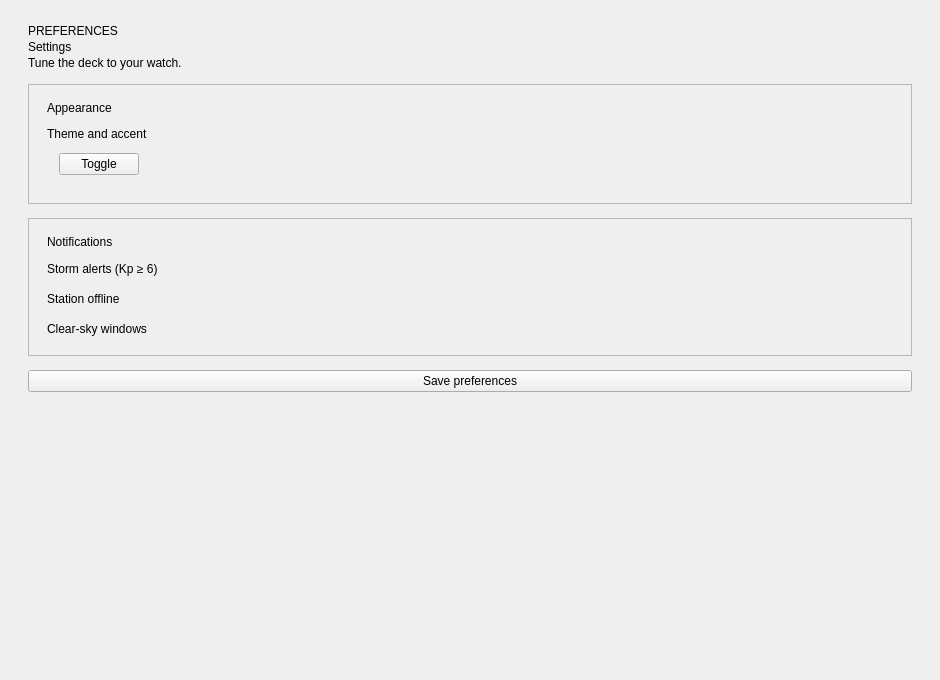
<?xml version='1.0' encoding='utf-8'?>
<ui version="4.0">
 <class>SettingsComponent</class>
 <widget class="QCustomComponent" name="SettingsComponent">
  <property name="geometry"><rect><x>0</x><y>0</y><width>940</width><height>680</height></rect></property>
  <layout class="QVBoxLayout" name="SettingsOuter">
 <property name="spacing"><number>0</number></property>
 <property name="leftMargin"><number>0</number></property>
 <property name="topMargin"><number>0</number></property>
 <property name="rightMargin"><number>0</number></property>
 <property name="bottomMargin"><number>0</number></property>
 <item>
  <widget class="QScrollArea" name="SettingsScroll">
   <property name="widgetResizable"><bool>true</bool></property>
   <property name="frameShape"><enum>QFrame::NoFrame</enum></property>
   <property name="horizontalScrollBarPolicy"><enum>Qt::ScrollBarAlwaysOff</enum></property>
   <widget class="QWidget" name="SettingsScrollContents">
    <property name="geometry"><rect><x>0</x><y>0</y><width>1200</width><height>760</height></rect></property>
    <layout class="QHBoxLayout" name="SettingsCenterRow">
     <property name="spacing"><number>0</number></property>
     <property name="leftMargin"><number>28</number></property>
     <property name="topMargin"><number>24</number></property>
     <property name="rightMargin"><number>28</number></property>
     <property name="bottomMargin"><number>24</number></property>
     <item>
      <spacer name="SettingsLeftSp"><property name="orientation"><enum>Qt::Horizontal</enum></property><property name="sizeHint" stdset="0"><size><width>0</width><height>0</height></size></property></spacer>
     </item>
     <item>
      <widget class="QWidget" name="SettingsColumn" native="true">
       <property name="sizePolicy"><sizepolicy hsizetype="Expanding" vsizetype="Preferred"><horstretch>20</horstretch><verstretch>0</verstretch></sizepolicy></property>
       <property name="maximumSize"><size><width>900</width><height>16777215</height></size></property>
       <layout class="QVBoxLayout" name="SettingsColLayout">
        <property name="spacing"><number>14</number></property>
        <property name="leftMargin"><number>0</number></property>
        <property name="topMargin"><number>0</number></property>
        <property name="rightMargin"><number>0</number></property>
        <property name="bottomMargin"><number>0</number></property>
       <item>
    <layout class="QVBoxLayout" name="settingsHeader">
     <property name="spacing"><number>2</number></property>
     <item><widget class="QLabel" name="settingsKicker"><property name="role" stdset="0"><string>kicker</string></property><property name="text"><string>PREFERENCES</string></property></widget></item>
     <item><widget class="QLabel" name="settingsTitle"><property name="role" stdset="0"><string>h1</string></property><property name="text"><string>Settings</string></property></widget></item>
     <item><widget class="QLabel" name="settingsSub"><property name="role" stdset="0"><string>muted</string></property><property name="text"><string>Tune the deck to your watch.</string></property></widget></item>
    </layout>
   </item>
   <item>
    <widget class="QFrame" name="appearanceCard">
     <property name="frameShape"><enum>QFrame::StyledPanel</enum></property><property name="role" stdset="0"><string>card</string></property>
     <layout class="QVBoxLayout" name="appearanceLayout">
      <property name="spacing"><number>12</number></property>
      <property name="leftMargin"><number>18</number></property>
      <property name="topMargin"><number>16</number></property>
      <property name="rightMargin"><number>18</number></property>
      <property name="bottomMargin"><number>16</number></property>
      <item><widget class="QLabel" name="appearanceTitle"><property name="role" stdset="0"><string>h2</string></property><property name="text"><string>Appearance</string></property></widget></item>
      <item><widget class="QLabel" name="appearanceSub"><property name="role" stdset="0"><string>muted</string></property><property name="text"><string>Theme and accent</string></property></widget></item>
      <item>
       <layout class="QHBoxLayout" name="themeRow">
        <property name="spacing"><number>12</number></property>
        <item><widget class="QCustomSegmentedControl" name="themeSeg"><property name="currentIndex" stdset="0"><number>1</number></property></widget></item>
        <item><widget class="QCustomThemeDarkLightToggle" name="themeToggle"><property name="text"><string>Toggle</string></property></widget></item>
        <item><spacer name="themeSp"><property name="orientation"><enum>Qt::Horizontal</enum></property><property name="sizeHint" stdset="0"><size><width>40</width><height>20</height></size></property></spacer></item>
       </layout>
      </item>
      <item><widget class="QCustomColorPicker" name="accentPicker" /></item>
     </layout>
    </widget>
   </item>
   <item>
    <widget class="QFrame" name="notifCard">
     <property name="frameShape"><enum>QFrame::StyledPanel</enum></property><property name="role" stdset="0"><string>card</string></property>
     <layout class="QVBoxLayout" name="notifLayout">
      <property name="spacing"><number>10</number></property>
      <property name="leftMargin"><number>18</number></property>
      <property name="topMargin"><number>16</number></property>
      <property name="rightMargin"><number>18</number></property>
      <property name="bottomMargin"><number>16</number></property>
      <item><widget class="QLabel" name="notifTitle"><property name="role" stdset="0"><string>h2</string></property><property name="text"><string>Notifications</string></property></widget></item>
      <item>
       <layout class="QHBoxLayout" name="notifStormRow">
        <item><widget class="QLabel" name="notifStormLbl"><property name="role" stdset="0"><string>muted</string></property><property name="text"><string>Storm alerts (Kp ≥ 6)</string></property></widget></item>
        <item><spacer name="notifStormSp"><property name="orientation"><enum>Qt::Horizontal</enum></property><property name="sizeHint" stdset="0"><size><width>40</width><height>20</height></size></property></spacer></item>
        <item><widget class="QCustomSwitch" name="notifStorm"><property name="checked" stdset="0"><bool>true</bool></property></widget></item>
       </layout>
      </item>
      <item>
       <layout class="QHBoxLayout" name="notifOfflineRow">
        <item><widget class="QLabel" name="notifOfflineLbl"><property name="role" stdset="0"><string>muted</string></property><property name="text"><string>Station offline</string></property></widget></item>
        <item><spacer name="notifOfflineSp"><property name="orientation"><enum>Qt::Horizontal</enum></property><property name="sizeHint" stdset="0"><size><width>40</width><height>20</height></size></property></spacer></item>
        <item><widget class="QCustomSwitch" name="notifOffline"><property name="checked" stdset="0"><bool>true</bool></property></widget></item>
       </layout>
      </item>
      <item>
       <layout class="QHBoxLayout" name="notifClearRow">
        <item><widget class="QLabel" name="notifClearLbl"><property name="role" stdset="0"><string>muted</string></property><property name="text"><string>Clear-sky windows</string></property></widget></item>
        <item><spacer name="notifClearSp"><property name="orientation"><enum>Qt::Horizontal</enum></property><property name="sizeHint" stdset="0"><size><width>40</width><height>20</height></size></property></spacer></item>
        <item><widget class="QCustomSwitch" name="notifClear"><property name="checked" stdset="0"><bool>false</bool></property></widget></item>
       </layout>
      </item>
     </layout>
    </widget>
   </item>
   <item>
    <widget class="QCustomQPushButton" name="saveBtn">
     <property name="text"><string>Save preferences</string></property>
     <property name="variant" stdset="0"><string>primary</string></property>
    </widget>
   </item>
   <item>
    <spacer name="settingsSpacer">
     <property name="orientation"><enum>Qt::Vertical</enum></property>
     <property name="sizeHint" stdset="0"><size><width>20</width><height>20</height></size></property>
    </spacer>
   </item>
  </layout>
      </widget>
     </item>
     <item>
      <spacer name="SettingsRightSp"><property name="orientation"><enum>Qt::Horizontal</enum></property><property name="sizeHint" stdset="0"><size><width>0</width><height>0</height></size></property></spacer>
     </item>
    </layout>
   </widget>
  </widget>
 </item>
</layout></widget>
 <customwidgets>
  <customwidget><class>QCustomComponent</class><extends>QWidget</extends><header>Custom_Widgets.QCustomComponent</header><container>1</container></customwidget>
  <customwidget><class>QCustomSegmentedControl</class><extends>QWidget</extends><header>Custom_Widgets.QCustomSegmentedControl</header></customwidget>
  <customwidget><class>QCustomThemeDarkLightToggle</class><extends>QPushButton</extends><header>Custom_Widgets.QCustomThemeDarkLightToggle</header></customwidget>
  <customwidget><class>QCustomColorPicker</class><extends>QWidget</extends><header>Custom_Widgets.QCustomColorPicker</header></customwidget>
  <customwidget><class>QCustomSwitch</class><extends>QWidget</extends><header>Custom_Widgets.QCustomSwitch</header></customwidget>
  <customwidget><class>QCustomQPushButton</class><extends>QPushButton</extends><header>Custom_Widgets.QCustomQPushButton</header></customwidget>
 <customwidget><class>QPushButton</class><extends>QPushButton</extends><header location="global">Custom_Widgets.Theme.h</header><container>1</container></customwidget><customwidget><class>QLabel</class><extends>QLabel</extends><header location="global">Custom_Widgets.Theme.h</header><container>1</container></customwidget></customwidgets>
 <connections />
</ui>
